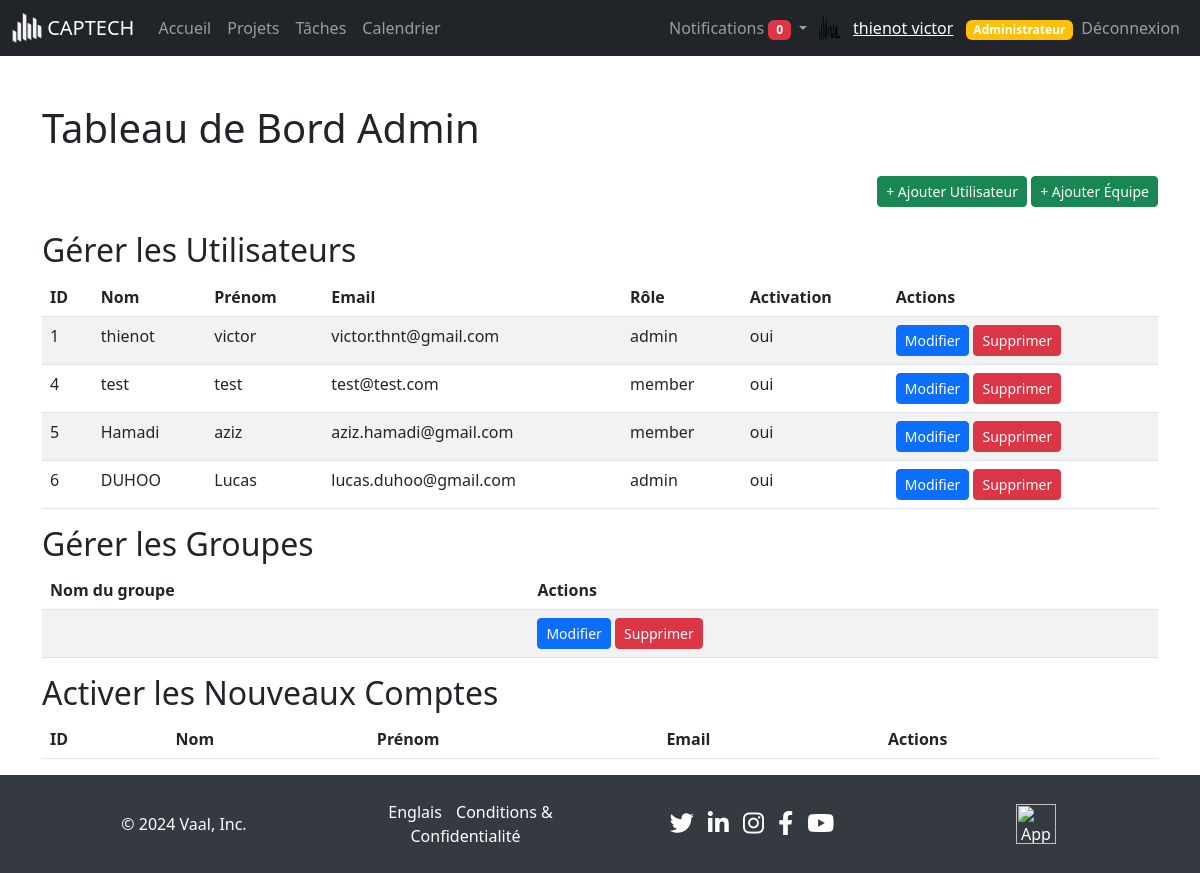
/dashboard_admin.php (signed in), run on the app's committed database.
### tables this page shows
CREATE TABLE `users` (
  `id` int(11) NOT NULL,
  `profile` varchar(255) NOT NULL,
  `nom` varchar(50) NOT NULL,
  `prenom` varchar(255) NOT NULL,
  `email` varchar(100) NOT NULL,
  `password` varchar(255) NOT NULL,
  `role` enum('member','manager','admin') DEFAULT 'member',
  `activation` enum('oui','non') NOT NULL DEFAULT 'non'
);

### dashboard_admin.php (the view, shortened to what this page needs)
<?php
include 'includes/connect.php';
include 'includes/navbar.php';
$usersStmt = $pdo->query("SELECT * FROM users");
$users = $usersStmt->fetchAll(PDO::FETCH_ASSOC);
$groupsStmt = $pdo->query("SELECT DISTINCT team_name FROM user_team");
$groups = $groupsStmt->fetchAll(PDO::FETCH_ASSOC);
?>
<!DOCTYPE html>
<html lang="fr">
<head>
    <link href="https://cdn.jsdelivr.net/npm/bootstrap@5.3.3/dist/css/bootstrap.min.css" rel="stylesheet">
</head>
<body>
<div class="container mt-5">
    <h1 class="mb-4">Tableau de Bord Admin</h1>
    <div class="mb-4 text-end">
        <a href="views/users/create.php" class="btn btn-success btn-sm">+ Ajouter Utilisateur</a>
        <a href="views/team/create.php" class="btn btn-success btn-sm">+ Ajouter Équipe</a>
    </div>
    <h2>Gérer les Utilisateurs</h2>
    <table class="table table-striped">
        <thead>
            <tr>
                <th>ID</th>
                <th>Nom</th>
                <th>Prénom</th>
                <th>Email</th>
                <th>Rôle</th>
                <th>Activation</th>
                <th>Actions</th>
            </tr>
        </thead>
        <tbody>
            <?php foreach ($users as $user): ?>
                <tr>
                    <td><?php echo htmlspecialchars($user['id']); ?></td>
                    <td><?php echo htmlspecialchars($user['nom']); ?></td>
                    <td><?php echo htmlspecialchars($user['prenom']); ?></td>
                    <td><?php echo htmlspecialchars($user['email']); ?></td>
                    <td><?php echo htmlspecialchars($user['role']); ?></td>
                    <td><?php echo htmlspecialchars($user['activation']); ?></td>
                    <td>
                        <a href="views/users/edit.php?user_id=<?php echo $user['id']; ?>" class="btn btn-primary btn-sm">Modifier</a>
                        <a href="dashboard_admin.php?action=delete&user_id=<?php echo $user['id']; ?>" class="btn btn-danger btn-sm" onclick="return confirm('Êtes-vous sûr de vouloir supprimer cet utilisateur ?');">Supprimer</a>
                    </td>
                </tr>
            <?php endforeach; ?>
        </tbody>
    </table>
    <h2>Gérer les Groupes</h2>
    <table class="table table-striped">
        <thead>
            <tr>
                <th>Nom du groupe</th>
                <th>Actions</th>
            </tr>
        </thead>
        <tbody>
            <?php foreach ($groups as $group): ?>
                <tr>
                    <td><?php echo htmlspecialchars($group['team_name']); ?></td>
                    <td>
                        <a href="views/team/edit.php?team_name=<?php echo urlencode($group['team_name']); ?>" class="btn btn-primary btn-sm">Modifier</a>
                        <a href="dashboard_admin.php?action=delete_group&team_name=<?php echo urlencode($group['team_name']); ?>" class="btn btn-danger btn-sm" onclick="return confirm('Êtes-vous sûr de vouloir supprimer ce groupe ?');">Supprimer</a>
                    </td>
                </tr>
            <?php endforeach; ?>
        </tbody>
    </table>
    <h2>Activer les Nouveaux Comptes</h2>
    <table class="table table-striped">
        <thead>
            <tr>
                <th>ID</th>
                <th>Nom</th>
                <th>Prénom</th>
                <th>Email</th>
                <th>Actions</th>
            </tr>
        </thead>
    </table>
</div>
<?php include 'includes/footer.php'; ?>
</body>
</html>

### includes/navbar.php (shortened to what this page needs)
<?php
include $_SERVER['DOCUMENT_ROOT'].'/Project-Management-App/includes/connect.php';
$user_id = $_SESSION['user_id'];
$stmt = $pdo->prepare("SELECT * FROM users WHERE id = ?");
$stmt->execute([$user_id]);
$user = $stmt->fetch(PDO::FETCH_ASSOC);
$notificationsStmt = $pdo->prepare("SELECT * FROM notifications WHERE user_id = ? AND is_read = 0 ORDER BY created_at DESC");
$notificationsStmt->execute([$user_id]);
$notifications = $notificationsStmt->fetchAll();
$notificationCount = count($notifications);
$user_name = htmlspecialchars($user['nom'] . ' ' . $user['prenom']);
$profile_image = !empty($user['profile']) ? $user['profile'] : 'assets/images/default-profile.png';
$user_role = $user['role'];
?>
<nav class="navbar navbar-expand-lg navbar-dark bg-dark">
    <div class="container-fluid">
        <a class="navbar-brand" href="/Project-Management-App/index.php">
            <img src="/Project-Management-App/assets/images/logo_white.png" alt="Logo" width="30" height="30" class="d-inline-block align-top">
            CAPTECH
        </a>
        <div class="collapse navbar-collapse" id="navbarNav">
            <ul class="navbar-nav me-auto mb-2 mb-lg-0">
                <li class="nav-item">
                    <a class="nav-link" href="/Project-Management-App/dashboard.php">Accueil</a>
                </li>
                <li class="nav-item">
                    <a class="nav-link" href="/Project-Management-App/views/projects/view.php">Projets</a>
                </li>
                <li class="nav-item">
                    <a class="nav-link" href="/Project-Management-App/views/tasks/view.php">Tâches</a>
                </li>
                <li class="nav-item">
                    <a class="nav-link" href="/Project-Management-App/views/calendar/view.php">Calendrier</a>
                </li>
            </ul>
            <ul class="navbar-nav ms-auto mb-2 mb-lg-0 align-items-center">
                <li class="nav-item dropdown">
                    <a class="nav-link dropdown-toggle" href="#" id="notificationsDropdown" role="button" data-bs-toggle="dropdown" aria-expanded="false">
                        Notifications <span class="badge bg-danger"><?php echo $notificationCount; ?></span>
                    </a>
                </li>
                <li class="nav-item d-flex align-items-center">
                    <img src="/Project-Management-App/<?php echo htmlspecialchars($profile_image); ?>" alt="Profile Image" width="30" height="30" class="rounded-circle me-2">
                    <span class="navbar-text">
                        <a href="/Project-Management-App/views/auth/profile.php"><?php echo $user_name; ?></a>
                        <?php if ($user_role === 'admin'): ?>
                            <span class="badge bg-warning text-dark ms-2"><a href="../Project-Management-App/dashboard_admin.php" style="text-decoration: none;">Administrateur</a></span>
                        <?php endif; ?>
                    </span>
                </li>
                <li class="nav-item">
                    <a class="nav-link" href="/Project-Management-App/includes/logout.php">Déconnexion</a>
                </li>
            </ul>
        </div>
    </div>
</nav>

### includes/footer.php (style rules this page uses)
body { display: flex; flex-direction: column; min-height: 100vh; margin: 0; }

### data on the page
users: profile (picture), user_name "thienot victor", id "1", nom "thienot", prenom "victor", email "victor.thnt@gmail.com", role "admin", activation "oui"
users: id "4", nom "test", prenom "test", email "test@test.com", role "member", activation "oui"
users: id "5", nom "Hamadi", prenom "aziz", email "aziz.hamadi@gmail.com", role "member", activation "oui"
users: id "6", nom "DUHOO", prenom "Lucas", email "lucas.duhoo@gmail.com", role "admin", activation "oui"

### other printed values
$notificationCount "0"
